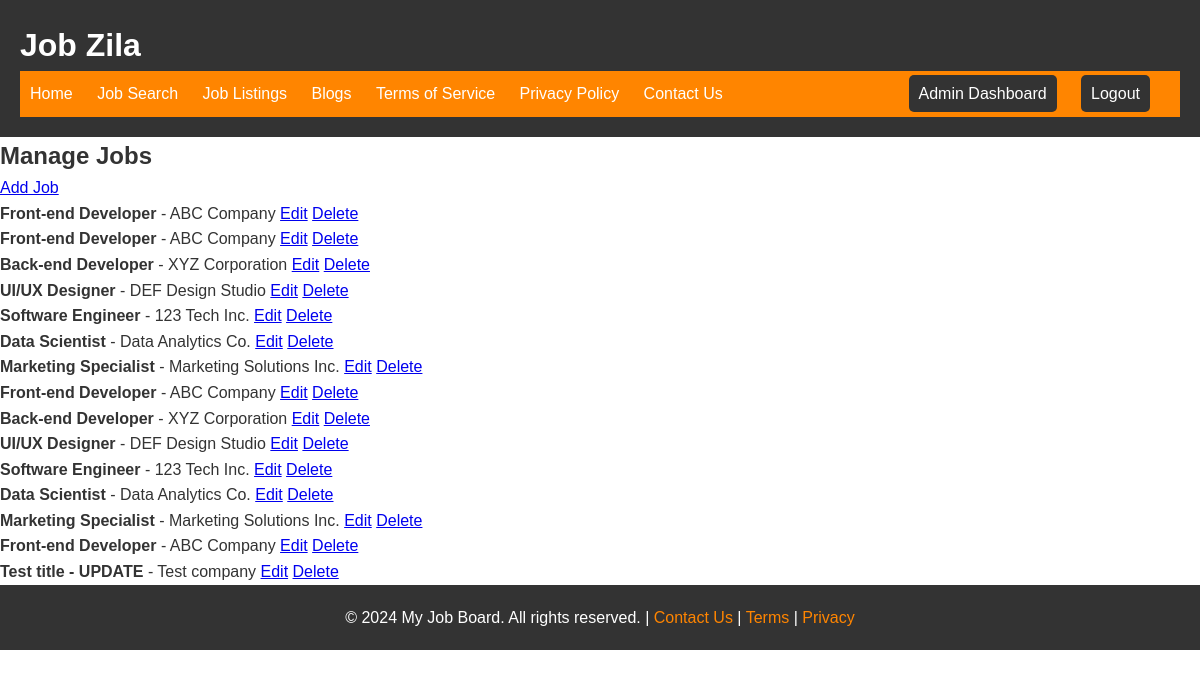
Screenshot of /manage-jobs/ (signed in) with the database file from the repository.
### home/models.py (models this page shows, shortened)
class Job(models.Model):
    title = models.CharField(max_length=255)
    company = models.CharField(max_length=255)
    location = models.CharField(max_length=255)
    description = models.TextField()
    apply_link = models.URLField()
    created_at = models.DateTimeField(auto_now_add=True)
    updated_at = models.DateTimeField(auto_now=True)
    class Meta:
        ordering = ['-created_at']

### home/views.py (the view)
# urls.py: path('manage-jobs/', views.manage_jobs, name='manage_jobs'),
@login_required
@admin_required
def manage_jobs(request):
    jobs = Job.objects.all()
    return render(request, 'home/manage_jobs.html', {'jobs': jobs})

### home/views.py (called while the page is built)
def admin_required(function=None):
    actual_decorator = user_passes_test(lambda u: u.is_superuser)
    if function:
        return actual_decorator(function)
    return actual_decorator

### home/templates/home/manage_jobs.html (shortened to what this page needs)
{% extends 'home/master.html' %}
{% block content %}
<main>
  <section id="manage-jobs">
    <h2>Manage Jobs</h2>
    <a href="{% url 'add_job' %}">Add Job</a>
    <ul>
      {% for job in jobs %}
        <li>
          <strong>{{ job.title }}</strong> - {{ job.company }}
          <a href="{% url 'edit_job' job.id %}">Edit</a>
          <a href="{% url 'delete_job' job.id %}">Delete</a>
        </li>
      {% endfor %}
    </ul>
  </section>
</main>
{% endblock %}

### static/css/style.css (style rules this page uses)
* { margin: 0; padding: 0; }
body { font-family: Arial, sans-serif; font-size: 16px; line-height: 1.6; color: #333; }

### rows the page displays
Job: title "Front-end Developer", company "ABC Company"
Job: title "Front-end Developer", company "ABC Company"
Job: title "Back-end Developer", company "XYZ Corporation"
Job: title "UI/UX Designer", company "DEF Design Studio"
Job: title "Software Engineer", company "123 Tech Inc."
Job: title "Data Scientist", company "Data Analytics Co."
Job: title "Marketing Specialist", company "Marketing Solutions Inc."
Job: title "Front-end Developer", company "ABC Company"
Job: title "Back-end Developer", company "XYZ Corporation"
Job: title "UI/UX Designer", company "DEF Design Studio"
Job: title "Software Engineer", company "123 Tech Inc."
Job: title "Data Scientist", company "Data Analytics Co."
Job: title "Marketing Specialist", company "Marketing Solutions Inc."
Job: title "Front-end Developer", company "ABC Company"
Job: title "Test title - UPDATE", company "Test company"
